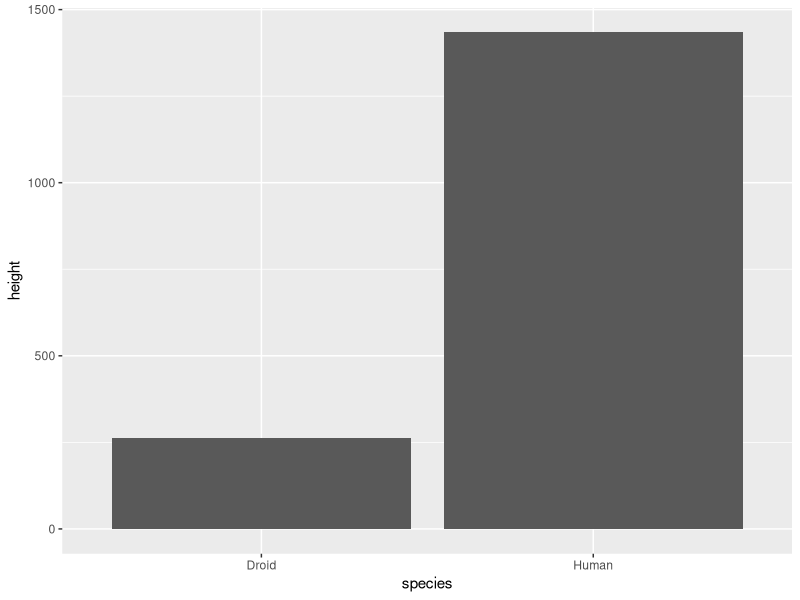
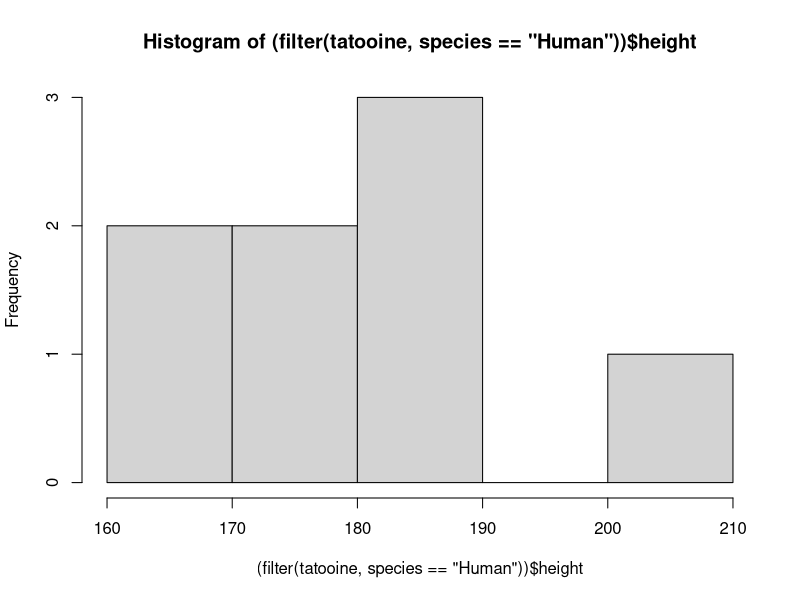
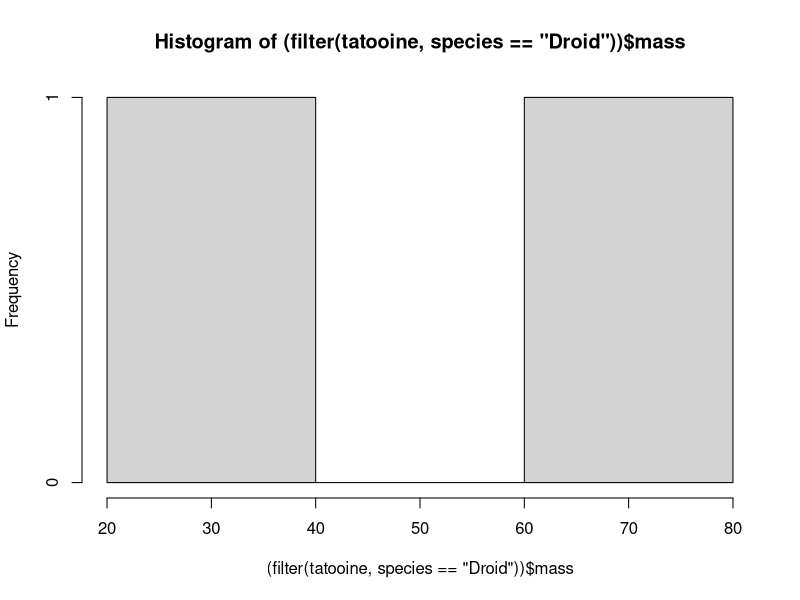
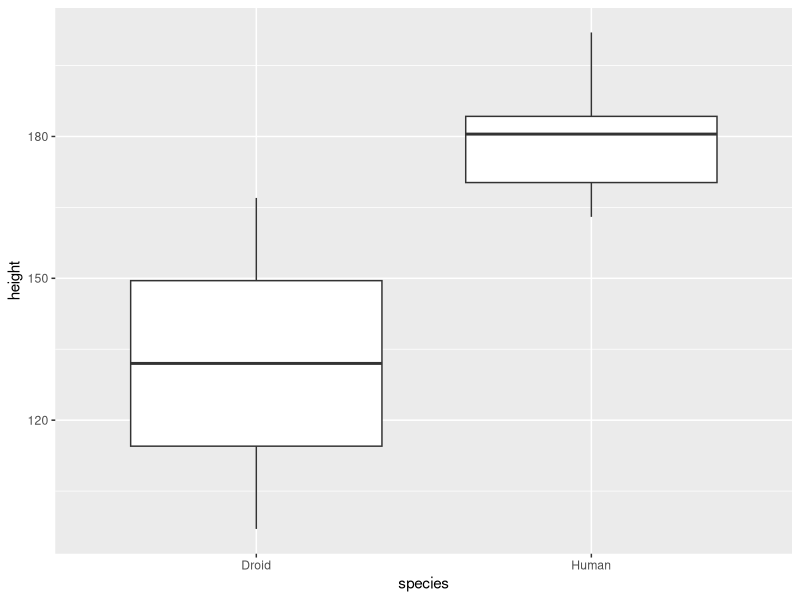
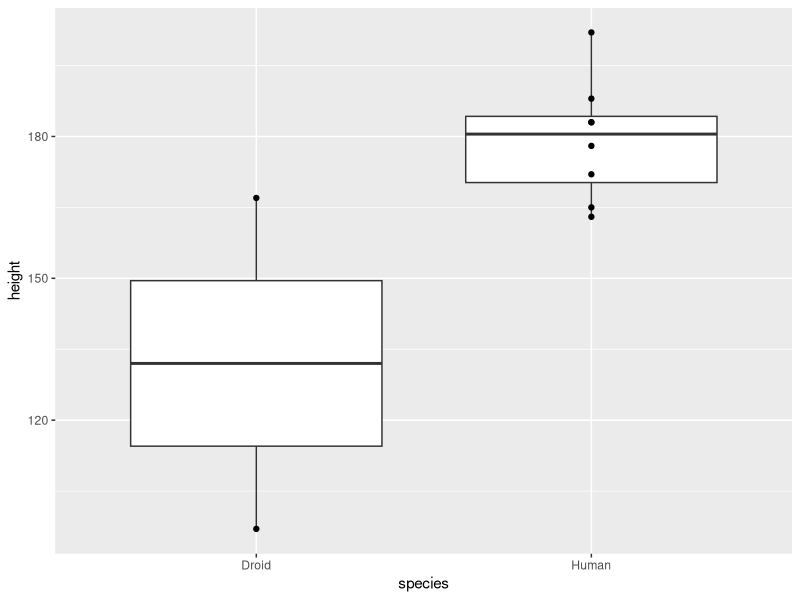
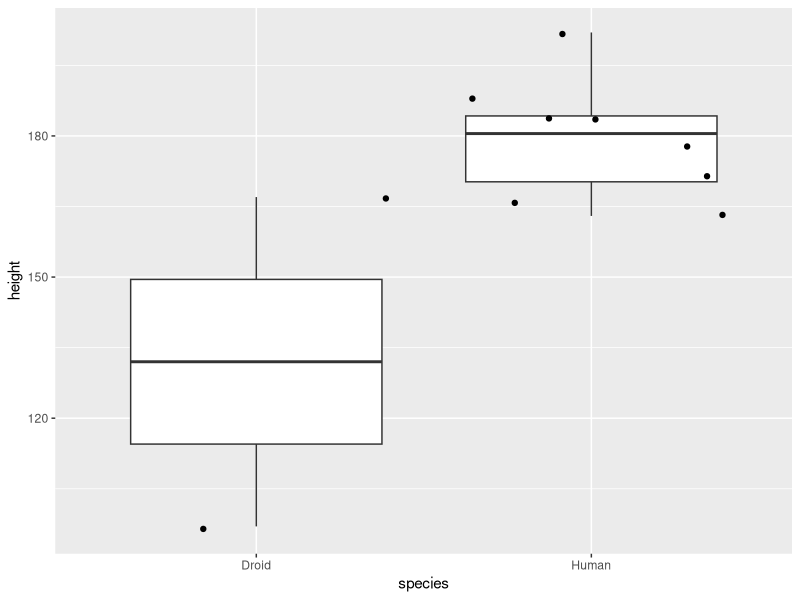
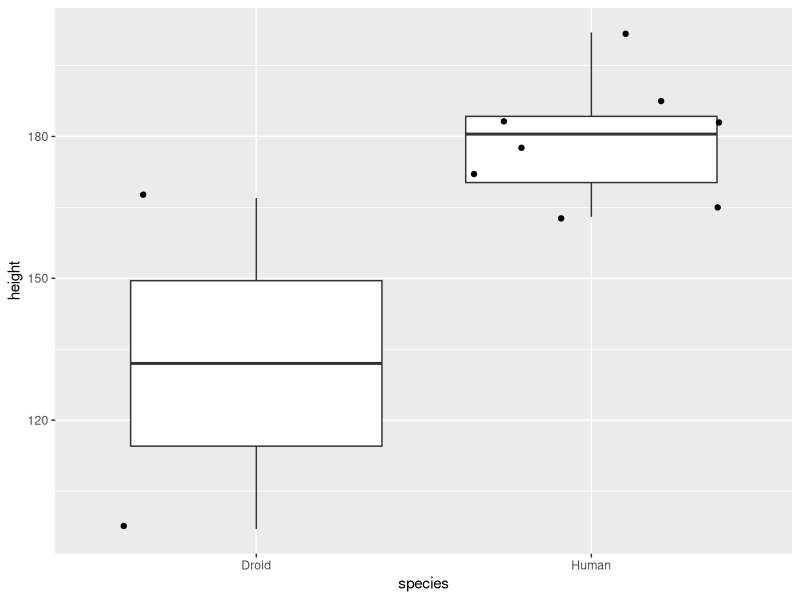
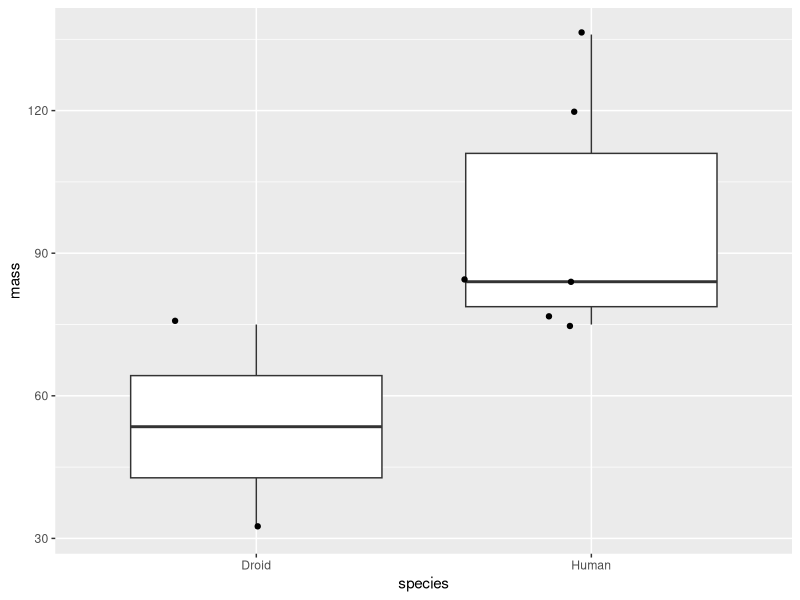

These charts were generated, in order, by the following R code: (Note: this script raises an error after producing the figures.)
library(tidyverse)
library(RColorBrewer)
# library(cowplot)
library(patchwork)

head(starwars)

# Addressing things brought up in the R slack thread:
# - Network analysis channel! check it out.
# - visualizing ordination (pcoa) - next! basic stats required!
# - single chart with 2 y-axes. No-go in tidyverse... check out base R plotting

# Bar charts vs. box plots
## How do we make them? When are they appropriate?

# Star Wars data- we want to know more about the droids and humans that live on Tatooine (height and mass)

# First what is the data I'm looking at on Tatooine
View(starwars)

tatooine <- starwars %>% 
  filter(homeworld == "Tatooine") %>% # select only those from Tatooine
  data.frame

# How many species on Tatooine?
unique(starwars$species); length(unique(starwars$species))
unique(tatooine$species); length(unique(tatooine$species))

# Bar chart example
## First, example of a bar chart **but something isn't right**
ggplot(tatooine, aes(x = species, y = height)) +
  geom_bar(stat = "identity")
  
# What's wrong with this?
starwars %>% 
  filter(homeworld == "Tatooine") %>%
  group_by(species, homeworld) %>%
  summarise(MEAN_height = mean(height), MEDIAN_height = median(height),
            MAX_height = max(height), MIN_height = min(height),
            MEAN_mass = mean(mass), MEDIAN_mass = median(mass))

hist((filter(tatooine, species == "Human"))$height)  

hist((filter(tatooine, species == "Droid"))$mass)  

# A better way to show this data is via box plot!
## Let's address that question now, but with a better graphical representation
ggplot(tatooine, aes(x = species, y = height)) +
  geom_boxplot()

## Boxplots in ggplot:
#  median at middle
#  upper/lower hinges = 1st and 3rd quartiles (25th and 75th percentiles)
#  whiskers = largest/lowest value, but maxes at 1.5 * inter-quartile range (distance from upper/lower hinges)
# Outliers are shown as points
# NOTE: varies from base R 'boxplot()'

ggplot(tatooine, aes(x = species, y = height)) +
  geom_boxplot() +
  geom_point()

ggplot(tatooine, aes(x = species, y = height)) +
  geom_boxplot() +
  geom_jitter()

ggplot(tatooine, aes(x = species, y = height)) +
  geom_boxplot() + #notch = TRUE, varwidth = TRUE, fill = "", color = ""
  geom_jitter()

# Repeat with mass now:
ggplot(tatooine, aes(x = species, y = mass)) +
  geom_boxplot() +
  geom_jitter()
# What's with the warning?


## Quick example of combining all the tidyverse!
filter(starwars, homeworld == "Tatooine") %>%
  ggplot(aes(x = species, y = mass)) +
  geom_jitter() +
  geom_boxplot()

## Back to the bar plot example
# This breaks down the species count for 
ggplot(tatooine, aes(x = species)) +
  geom_bar(stat = "count")

# Let's add aesthetics and set it equal to a variable
bar_num_species <- ggplot(tatooine, aes(x = species)) +
  geom_bar(stat = "count", width = 0.4, color = "black", fill = "orange") +
  # Note different in color vs. fill with ggplot
  theme_bw() + # always google themes!
  labs(x = "Species", y = "Total number found on Tatooine") +
  theme(axis.text.x = element_text(face = "bold", color = "black"))
bar_num_species

# Recall when I mentioned I prefer long format over wide format?
## Let's explore that with lots of tidyverse data wrangling and then plot everything
colnames(starwars)

starwars_long <- starwars %>%
  select(name, height, mass, homeworld, species) %>% # select columns that I want
  filter(homeworld == "Tatooine") %>% # grab only species from tatooine
  pivot_longer(cols = height:mass, names_to = "MEASUREMENT", values_to = "VALUE") %>% # wrangle to long format
  data.frame
head(starwars_long)

# Now we can plot BOTH measurements (height and mass) using "facet_grid()"
ggplot(starwars_long, aes(x = species, y = VALUE)) +
  geom_jitter() +
  geom_boxplot() +
  facet_grid(. ~ MEASUREMENT)

# Let's improve the aesthetics and then combine with our other plot
# theme
# x and y labels
# colors for droids and humans

# Factor colors:
species_order <- c("Human", "Droid")
species_color <- c("#c51b8a", "#31a354")
starwars_long$SPECIES_ORDER <- factor(starwards_long$species, levels = species_order)
names(species_color) <- species_order
#
height_mass <- ggplot(starwars_long, aes(x = species, y = VALUE)) +
  geom_jitter() +
  geom_boxplot(aes(fill = species), color = "black") +
  scale_fill_manual(values = species_color) +
  facet_grid(. ~ MEASUREMENT) + # Play with this
  labs(x = "Species", y = "Value") +
  theme_bw() +
  theme(axis.text = element_text(color = "black"),
        strip.background = element_blank(),
        legend.position = "none")
height_mass
height_mass %+% subset(starwars_long, species %in% "Human")
height_mass %+% subset(starwars_long, species %in% "Droid")

count <- ggplot(starwars_long, aes(x = species)) +
  geom_bar(stat = "count", aes(fill = species), color = "black") +
  scale_fill_manual(values = species_color) +
  labs(x = "Species", y = "Count") +
  theme_bw() +
  theme(axis.text = element_text(color = "black"),
        strip.background = element_blank(),
        legend.position = "none")

# Combining plots together
# library(cowplot)
library(patchwork)
height_mass + count
height_mass | count
plot <- height_mass / count
plot + plot_annotation(tag_levels = 'A')


####
## The taxonomy barplot
asv_table <- read.delim("test-axial-asvs.txt", sep = "\t")
View(asv_table) # Check out overall structure
colnames(asv_table) # Sample names

length(asv_table$Feature.ID) # ASVs
length(asv_table$Taxon) # Taxonomy names for ASVs

# Remember how much I love long format data?
asv_long <- asv_table %>%
  pivot_longer(cols = Axial_Anemone_FS891_2013:Axial_Skadi_FS910_2014, names_to = "SAMPLE", values_to = "COUNT") %>%
  filter(COUNT > 0) %>%
  separate(SAMPLE, c("Location", "Vent", "VentID", "Year"), sep = "_", remove = FALSE) %>%
  separate(Taxon, c("Domain", "Supergroup", "Phylum", "Class", "Order", "Family", "Genus", "Species"), sep = ";", remove = FALSE) %>%
  data.frame

head(asv_long)

# Summarize to supergroup level
supergroup <- asv_long %>%
  group_by(SAMPLE, Vent, Year, Supergroup) %>%
  filter(!is.na(Supergroup) & Year == "2013") %>%
  summarise(SUM = sum(COUNT)) %>%
  data.frame

head(supergroup)

# Stacked
ggplot(supergroup, aes(x = SAMPLE, y = SUM, fill = Supergroup)) +
  geom_bar(stat = "identity", position = "stack") +
  theme(axis.text.x = element_text(angle = 90))

# Make it look better
# Factor - see example from above on how to add colors to the Supergroup level
# https://stackoverflow.com/questions/7263849/what-do-hjust-and-vjust-do-when-making-a-plot-using-ggplot
# library(RColorBrewer)

ggplot(supergroup, aes(x = SAMPLE, y = SUM, fill = Supergroup)) +
  geom_bar(stat = "identity", position = "fill", color = "black") +
  scale_fill_brewer(palette = "Dark2") +
  labs(x = "", y = "Relative abundance") +
  theme_bw() +
  theme(axis.text.x = element_text(angle = 45, hjust = 1, vjust = 1))

